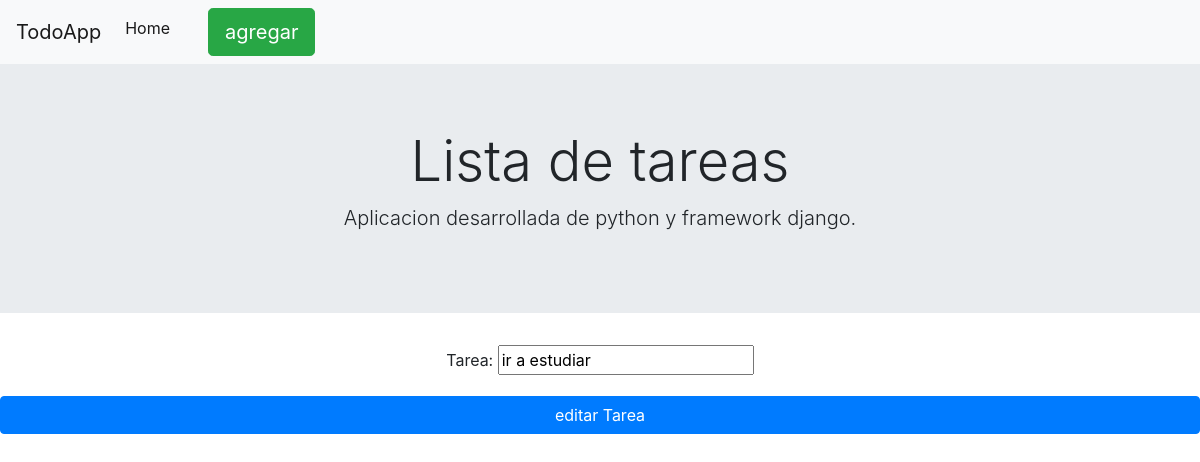
Before: /editar/2/ with the older database file.
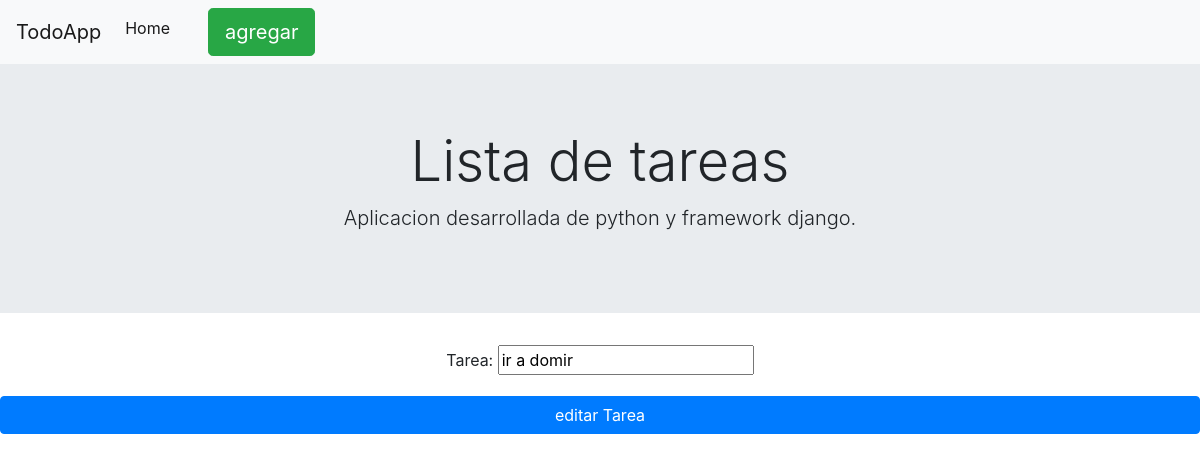
After: the same page with the newer database file.
### todo/models.py (models this page shows, shortened)
class Tarea (models.Model):
    Tarea=models.CharField(max_length=100)

### todo/views.py (the view)
# urls.py: path("editar/<int:tarea_id>/",views.editar,name="editar")
def editar(request,tarea_id):
    tarea=Tarea.objects.get(id=tarea_id)
    if request.method=="POST":
        form=TareaForm(request.POST,instance=tarea)
        if form.is_valid():
            form.save()
            return redirect('home')
    else:
        form=TareaForm(instance=tarea)
    context={"form":form}
    return render(request,"todo/editar.html",context)

### todo/forms.py
class TareaForm(forms.ModelForm):
    class Meta:
        model=Tarea
        fields=["Tarea"]

### todo/templates/todo/editar.html (shortened to what this page needs)
{% extends "todo/layout.html" %}
{% block content %}
<div class="conteiner text-center">
    <form method="post">
        <div class="form-group">
            {{ form }}
        </div>
        <button type="submit" class="btn btn-primary btn-block"> editar Tarea </button>
    </form>
</div>
{% endblock %}

Changed rows visible on the page:
changed Tarea: Tarea "ir a estudiar" → "ir a domir"
